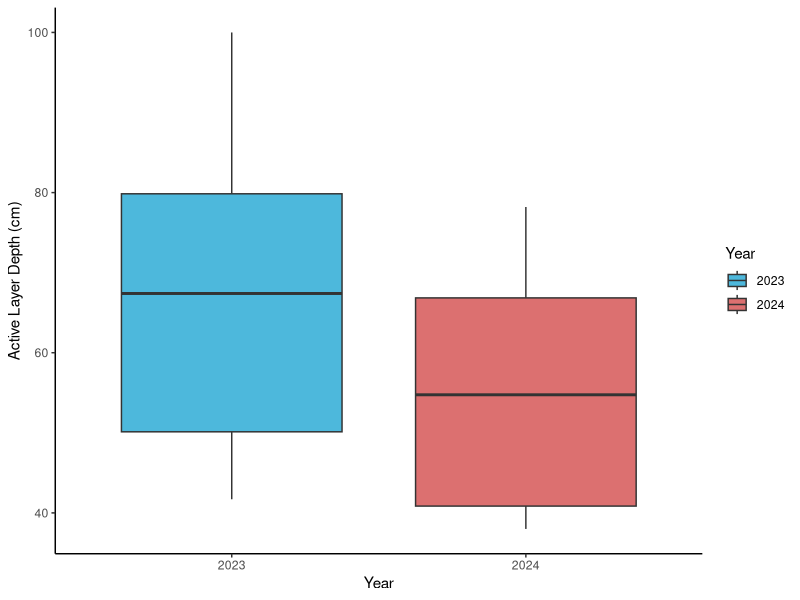
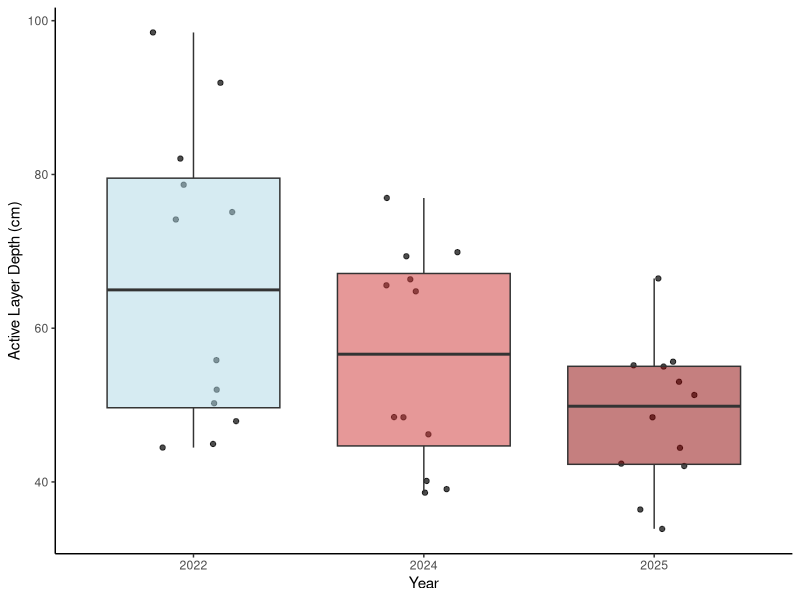

Generate these figures, in order, with R: (Note: this script raises an error after producing the figures.)
# ACTIVE LAYER DEPTH COMPARISON
# 19/01/2026

# LOAD LIBRARIES----
library(ggplot2)
library(dplyr)
library(readxl)
library(tidyr)

# LOAD DATA----
ald_data <- read_excel("datasets/QHI_roots_data/active_layer_depths_data.xlsx")
ald_all_years<-read_excel("datasets/QHI_roots_data/active_layer_thaw_combined.xlsx")

# DATA CLEANING----
ald_data$year <- as.factor(ald_data$year)
ald_all_years$year <- as.factor(ald_all_years$year)

# ACTIVE LAYER 2022 VS 2024 ----
(ald_plot<-ald_data %>%
    filter(year %in% c(2023, 2024)) %>%
    ggplot(aes(x = year, y = depth, fill = as.factor(year))) +
    geom_boxplot(position = position_dodge(width = 0.8), alpha = 0.7) +
    labs(
      x = "Year",
      y = "Active Layer Depth (cm)",
      fill = "Year") +
    scale_fill_manual(values = c("2023" = "deepskyblue3", "2024" = "brown3"))+
    theme_classic() 
)

# WTF is active layer depth decreasing post heatwave- surely over the years active layer is getting bigger from permafrost thawing 
# some explanations 
# 1. Measurement error or inconsistencies in data collection methods between years or mixed up two years when putting data folder together 
# 2. Unusual weather patterns in 2024 that led to shallower active layers, such as increased precipitation or cooler temperatures (though doesn't correlate with temperature data)
# 3. Changes in vegetation cover or soil composition that could affect insulation and heat transfer to the permafrost layer- i.e. increase in vegetation cover, more mosses under warmer temperatures, create blanket and insulate?

# OLD PLOT -- ACTIVE LAYER 2022, 2024, 2025 COMPARISON----
(ald_all_years_plot<-ald_all_years %>%
    ggplot(aes(x = year, y = thaw_av, fill = as.factor(year))) +
    geom_jitter(width = 0.2, alpha = 0.7) +
    geom_boxplot(position = position_dodge(width = 0.8), alpha = 0.5) +
    labs(
      x = "Year",
      y = "Active Layer Depth (cm)",
      fill = "Year") +
    scale_fill_manual(values = c("2022" = "lightblue", "2024" = "brown3", "2025"= "darkred"))+
    theme_classic()+
    theme(legend.position = "none")
)

# Why is active layer decreasing over time? Unless its been labelled wrong and instead of active layer it should be permafrost layer? But how would they measure that?
# Makes more sense that over the years, with heatwaves and CC for active layer depth to increase as permafrost thaw increases?
# worth noting though that our root core depths only go to 30 cm which isn't even the minimum of any of these ald 
# so maybe the active layer depth data is correct but our root data isn't deep enough to capture roots in the full active layer?


# NEW PLOT- ACTIVE LAYER 2022, 2024, 2025 COMPARISON----

# clean data
ald_all_years <- ald_all_years %>%
  mutate(year = as.factor(year))
# filter data for in 2022 doy 217, in 2024 doy 223 & 224, in 2025 doy 223 & 225
ald_filtered <- ald_all_years %>%
  filter((year == 2022 & doy == 217) |
           (year == 2024 & doy %in% c(223, 224)) |
           (year == 2025 & doy %in% c(223, 225)))
# filtering for last sampling dates in each year to compare ALD across years 

# plot 
(ald_all_years_plot <- ggplot(ald_filtered, aes(x = year, y = thaw_av, fill = year)) +
    geom_jitter(width = 0.2, alpha = 0.7) +
    geom_boxplot(position = position_dodge(width = 0.8), alpha = 0.5) +
    labs(title = "Active Layer Depth Across Years at End of Growing Season",
         x = "Year",
         y = "Active Layer Depth (cm)") +
    scale_fill_manual(values = c("2022" = "brown1", "2024" = "brown3", "2025"= "darkred"))+
    theme_classic() +
    theme(legend.position = "none")
)


# ANOVA TEST ACTIVE LAYER DEPTH YEARS----
anova_ald<- aov(thaw_av ~ year, data = ald_all_years)
summary(anova_ald)
# significant difference in active layer depth between years (p-value = 0.0213)


# CHECK ASSUMPTIONS----
# normality of residuals
plot(anova_ald)
shapiro.test(residuals(anova_ald))
hist(residuals(anova_ald))
# normal?

# homogeneity of variance
bartlett.test(thaw_av ~ year, data = ald_all_years)
# also fine


# ACTIVE LAYER PAST YEARS----
# incls years post large thaw in 2023 
(ald_all_years<-ald_all_years %>%
    ggplot(aes(x = year, y = thaw_av)) +
    geom_point(alpha = 0.5) +
    geom_smooth(method = "lm")+
    labs(x = "Year",
         y = "Active Layer Depth (cm)") +
   annotate("text", x = 1990, y = 5, label = "R2 = 0.004", size = 5, color = "black")+
    theme_classic()+
    theme(axis.text.x = element_text(angle = 45, hjust = 1))+
   scale_y_reverse()+
   geom_hline(yintercept = 0, linetype = "dashed", color = "black", linewidth = 1)
   
)

# analysis of the line- not right, want to determine significance of ald across all years 
mod1 <- lm(thaw_av ~ as.numeric(as.character(year)), data = ald_all_years)
summary(mod1)
# p= 0.04861 - significant but when look at r2 value its 0.004
# very weak relationship between year and ald
# thaw depth decreasing by 0.10cm per year
# very small trend, but let's see what happens when we exclude the 2024 and 2025


# normality of residuals
plot(mod1)
shapiro.test(residuals(mod1))
hist(residuals(mod1))
# normal


# interesting, inclusion of 2024 and 2024 now changes the pattern
# from Isla's report, up until 2023, ALDs were increasing, but now decreasing/not changed now since 1986
# but this hides what has actually been happening i.e. the large thawing in 2023
# climate change is impacting, unlike what this figure would suggets 


# do figure removing years 2024 and 2025 to see how its been increasing ALD 
ald_pre2023 <- ald_all_years %>%
  filter(year %in% c(1986:2023))
(ald_pre2023_plot<-ald_pre2023 %>%
    ggplot(aes(x = year, y = thaw_av)) +
    geom_point(alpha = 0.5) +
    geom_smooth(method = "lm")+
    labs(x = "Year",
         y = "Active Layer Depth (cm)") +
    annotate("text", x = 1990, y = 5, label = "R2 = 0.24", size = 5, color = "black")+
    theme_classic()+
    theme(axis.text.x = element_text(angle = 45, hjust = 1))+
    scale_y_reverse()+
    geom_hline(yintercept = 0, linetype = "dashed", color = "black", linewidth = 1)
)
 



mod2 <- lm(thaw_av ~ as.numeric(as.character(year)), data = ald_pre2023)
summary(mod2)
# p <0,0001 - highly significant
# strong increasing trend - thaw depth increasing by 0.68 cm per year 
# r2 = 0.24, not amazing but good for natural data 
# means something happened in 2023- i.e. the thawing!
  # Pre-2023: Clear, strong increasing trend in thaw depth (deeper thawing over time)
  # Full dataset: Weak decreasing trend overall

# why? - multiple reasons we think
# 1. 2023 was an anomalous year with extreme heatwave causing unprecedented thawing
# 2. colder winters in 2024 delayed snowmelt (shown by later 100% snow free dates)
# 3. this caused a shorter thaw season, leading to shallower maximum thaw depth 
# 4. the active layer detachments/alds observed in 2023 remove the deepest thaw zones
  # why- slumps typically occur where thaw is deepest and ice lens becomes unstable 
  # when deep thaw areas detatch and slide away, left measuring shallower more stable areas, hence reducing active layer depth in 2024 and 2025 
